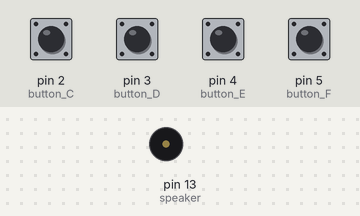
The sketch below on a simulated Arduino Uno, built with avr-gcc and run on an emulated ATmega328P. On the bench: buzzer (waves = sounding). Inputs (shaded band) come from the test bench; at power-on: pin 2 (button_C), pin 3 (button_D), pin 4 (button_E), pin 5 (button_F) LOW.

Above: at 1.2 s.
1.3 s: pin 2 (button_C) pulled HIGH for 0.15 s
At 1.43 s:
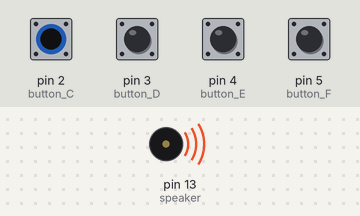
Timing chart, 0 to 4.3 s (numbered marks = the images above; inputs shaded):
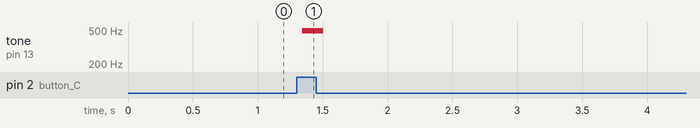

The sketch:

switch_piano.ino
```cpp
int button_C = 2;
int button_D = 3;
int button_E = 4;
int button_F = 5;


int speaker = 13;

int buttonstate_C = 0;
int buttonstate_D = 0;
int buttonstate_E = 0;
int buttonstate_F = 0;


int tones[] = { 1900, 1500, 1200, 900 }; //frequencies
int Cur_tone = 0;

void setup()
{
  pinMode(button_C, INPUT);
  pinMode(button_D, INPUT);
  pinMode(button_E, INPUT);
  pinMode(button_F, INPUT);


  pinMode(speaker, OUTPUT);
}

void loop()
{
  buttonstate_C = digitalRead(button_C);
  buttonstate_D = digitalRead(button_D);
  buttonstate_E = digitalRead(button_E);
  buttonstate_F = digitalRead(button_F);


  if((buttonstate_C == HIGH) || (buttonstate_D == HIGH) ||
    (buttonstate_E == HIGH) || (buttonstate_F == HIGH))
  {
    if (buttonstate_C == HIGH)
    {
      Cur_tone = tones[0];
    }
    if (buttonstate_D == HIGH)
    {
      Cur_tone = tones[1];
    }
    if (buttonstate_E == HIGH)
    {
      Cur_tone = tones[2];
    }
    if (buttonstate_F == HIGH)
    {
      Cur_tone = tones[3];
    }


    digitalWrite(speaker, HIGH);
    delayMicroseconds(1000);
    digitalWrite(speaker, LOW);
    delayMicroseconds(1000);
  }
  else
  {
    digitalWrite(speaker, LOW);
  }

}
```

Measured:
- after the input at 1.3 s, tone on pin 13 (speaker): silent → 493 Hz at once, → silent 0.16 s later
